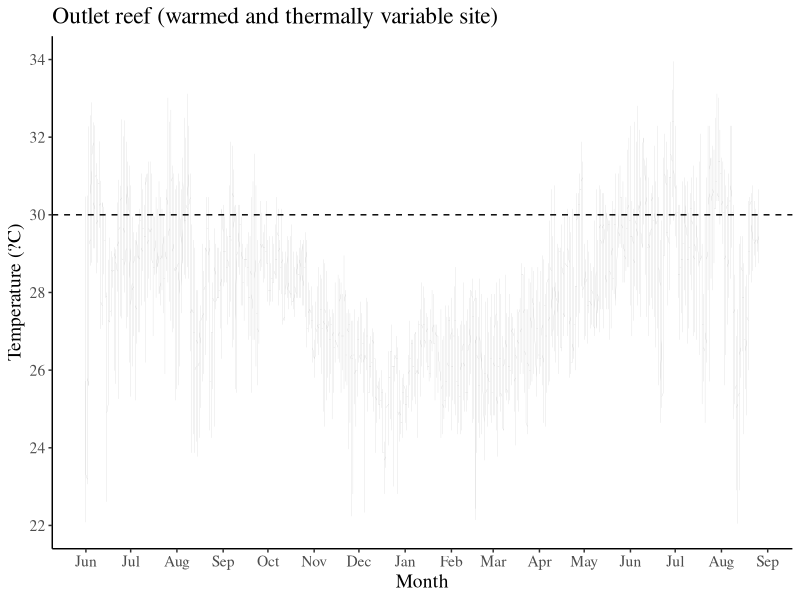
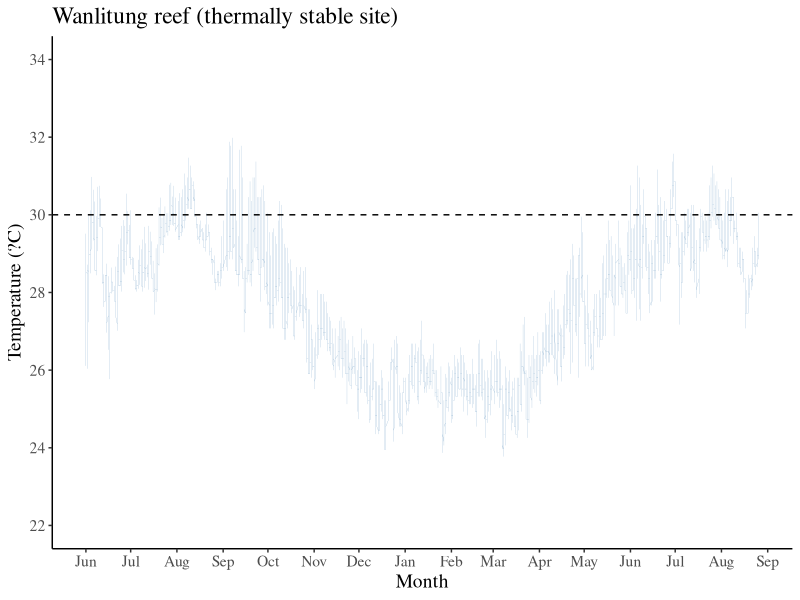
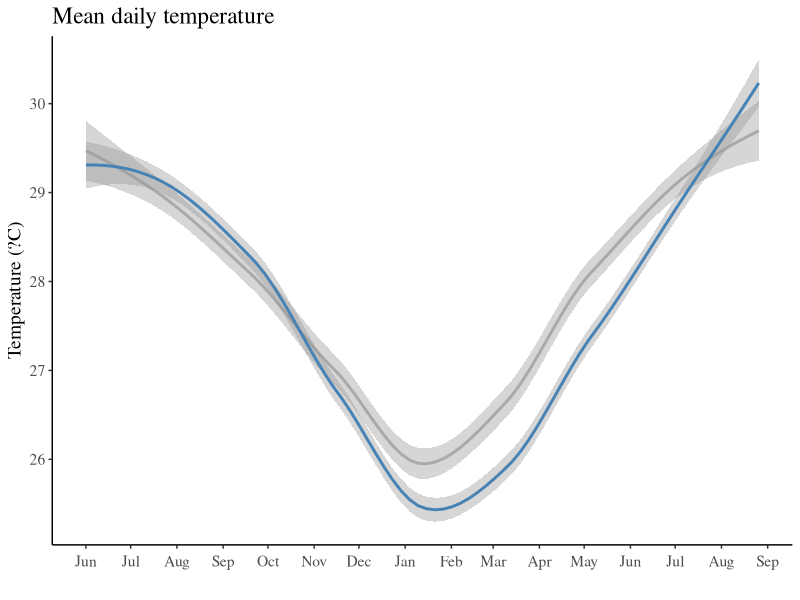
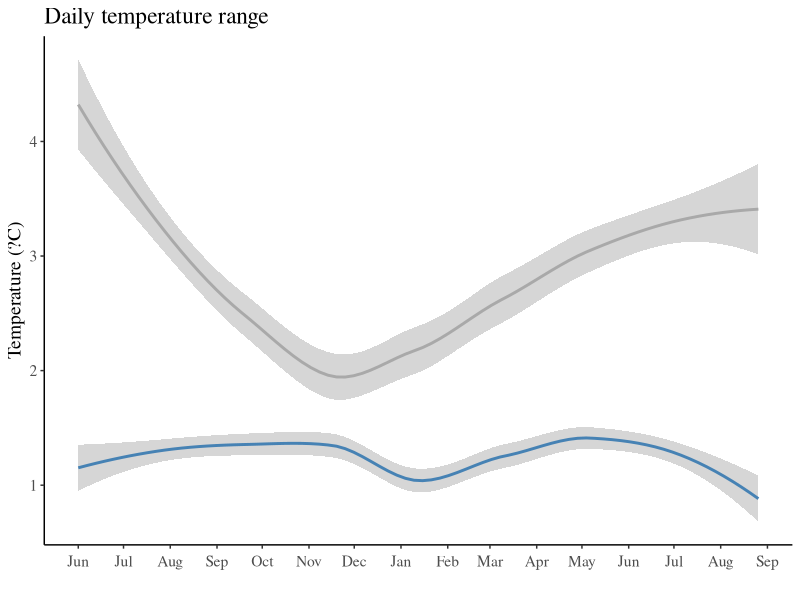
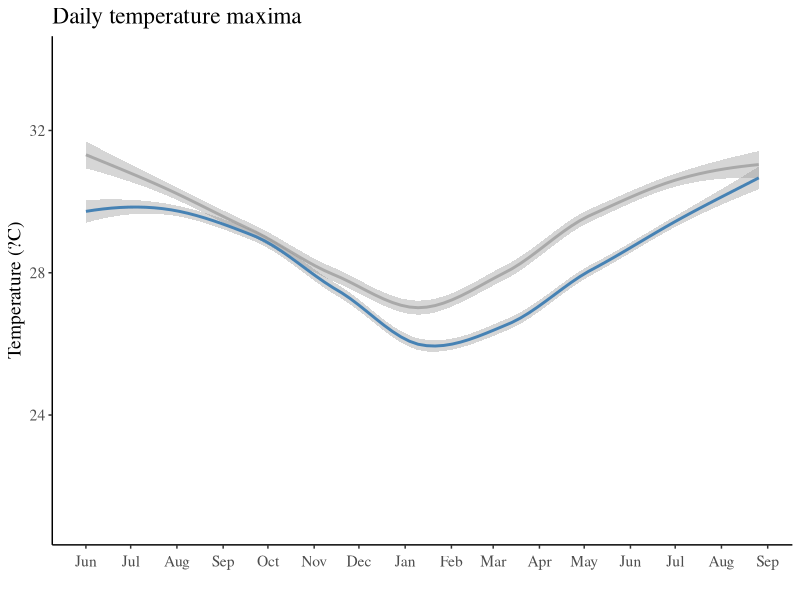
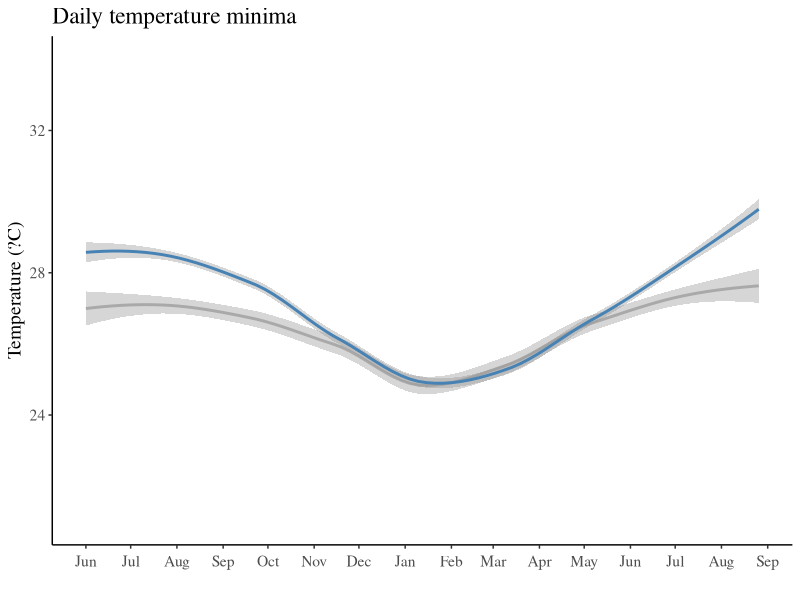
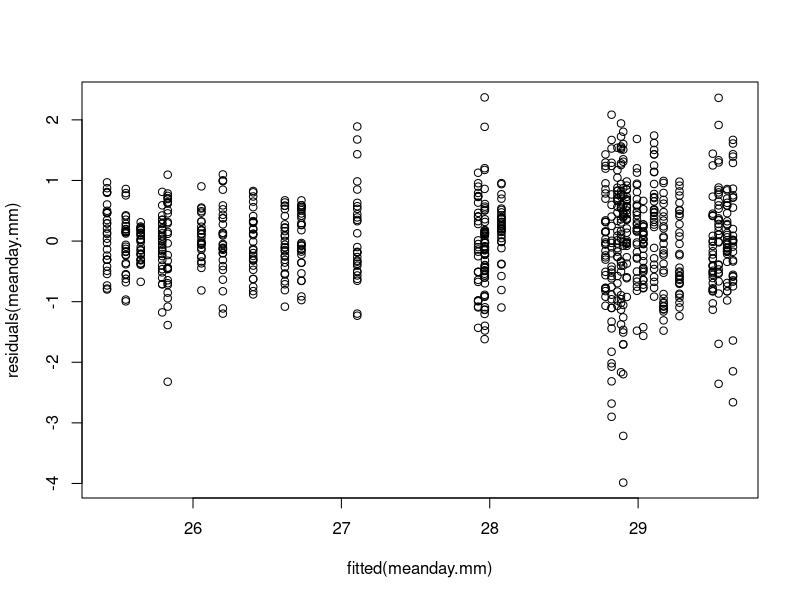
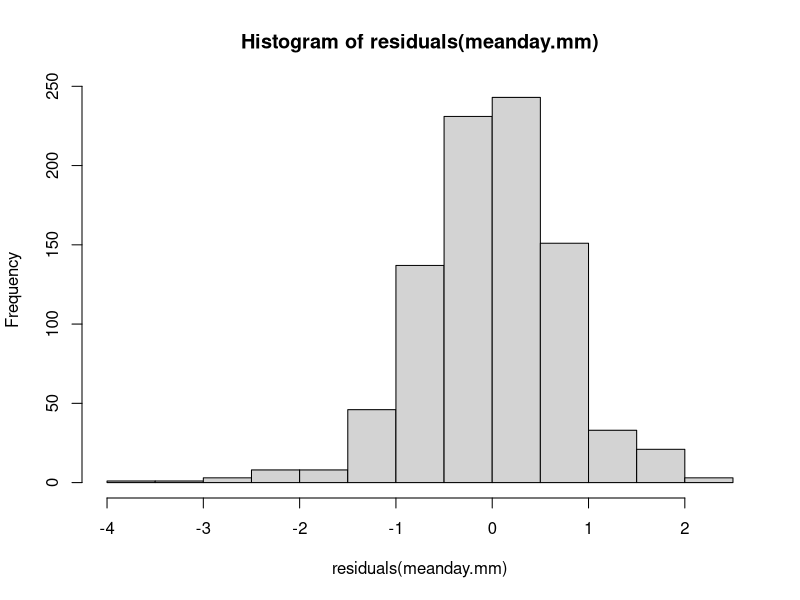

Source code (R) for these figures, in order:
#_________________________________________________________________________________________#
#Peer J manuscript submission

#"Baseline dynamics of Symbiodiniaceae genera and photochemical 
#efficiency in corals from reefs with different thermal histories"

#McRae et al. 
#submitted November 2022

#Contact information: 
#Dr. Crystal J. McRae 
#crystal.j.mcrae@gmail.com


#Species abbreviations:
#PA = Pocillopora acuta
#AN = Acropora nana
#PL = Porites lutea

#Site abbreviations:
#WT = Wanlitung reef
#OT = Outlet reef
#_________________________________________________________________________________________#


#clear workspace
rm(list = ls())


####___________####

####<TEMPERATURE>####

####1) Libraries####

library(tidyverse)
library(lubridate)
library(lme4)
library(lmerTest)
library(emmeans)
library(car)

####2) Data####

raw_temp <- read_csv("TEMP.csv")


#class check & organize the data

#Separate month, day, hour, and minute
TEMPDATA <-
  raw_temp %>%
  mutate(Date_Time = mdy_hm(raw_temp$DATETIME)) %>% 
  mutate(year= year(Date_Time), 
         month = month(Date_Time),
         day = day(Date_Time), 
         hour = hour(Date_Time), 
         minute = minute(Date_Time))

#Define seasons
DATA <-
  TEMPDATA%>%
  mutate(month_conversion = ifelse(year== 2018, -5, 7))%>%
  mutate(MONTHID = month + month_conversion)%>%
  mutate(
    season = case_when(
      MONTHID %in% 10:12 ~ "spring",
      MONTHID %in%  4:6  ~ "fall",
      MONTHID %in%  7:9  ~ "winter",
      MONTHID %in%  13:15  ~ "ssummer",
      TRUE ~ "summer"))


#create separate date column for plotting
DATA <- tidyr::separate(DATA, 'DATETIME',
                        into = c('date', 'time'),
                        sep= ' ')


DATA$date <- as.Date (DATA$date,"%m/%d/%Y")
DATA$SITE <- as.factor (DATA$SITE)
DATA$month <- as.integer (DATA$month)
DATA$MONTHID <- as.integer (DATA$MONTHID)
DATA$season <- as.factor (DATA$season)

str(DATA)
summary(DATA)
head(DATA)


#Monthly summaries

month_sum <-
  DATA%>%
  group_by(month, SITE, year)%>%
  summarise(TEMP_mean = mean(TEMP), TEMP_sd =sd(TEMP))

month_var <-
  DATA%>%
  group_by(month, SITE, year)%>%
  summarise(TEMP_max = max(TEMP), TEMP_min =min(TEMP))


#Daily summaries

day_sum <-
  DATA%>%
  group_by(date, SITE, month, year, season, MONTHID)%>%
  summarise(TEMP_mean = mean(TEMP), TEMP_sd =sd(TEMP), TEMP_max=max(TEMP), TEMP_min = min(TEMP))%>%
  mutate(day_range = TEMP_max - TEMP_min)

#Average of daily values
day_sum_short<-
  day_sum%>%
  group_by(month, year, SITE, season, MONTHID)%>%
  summarise(day_range = mean(day_range), meanday_max =mean (TEMP_max), meanday_min = mean(TEMP_min), meanday = mean(TEMP_mean), meanday_sd = mean(TEMP_sd))




####3) Plots####

#first make subsets for each site

OT_TEMP <-
  DATA%>%
  filter(SITE =="OT")

head(OT_TEMP)
tail(OT_TEMP)

WT_TEMP <-
  DATA%>%
  filter(SITE =="WT")

head(WT_TEMP)
tail(WT_TEMP)



####*Outlet_10min data####

OT_plot <- ggplot(data=OT_TEMP, 
                  aes(x=date, y=TEMP)) +
  geom_line(size=0.05, colour='darkgrey')+
  theme_classic()+
  theme(text=element_text(size=14,  family="serif"))+
  geom_hline(yintercept=30, linetype="dashed", 
             color = "black", size=0.5)+
  scale_x_date(date_labels="%b",date_breaks  ="1 month")+
  scale_y_continuous(limits=c(22, 34), breaks=c(22, 24, 26, 28, 30, 32, 34))+
  labs(title="Outlet reef (warmed and thermally variable site)", y="Temperature (?C)", x="Month")

OT_plot 


####*Wanlitung_10min data####

WT_plot <- ggplot(data=WT_TEMP, 
                  aes(x=date, y=TEMP)) +
  geom_line(size=0.05, colour='steelblue')+
  theme_classic()+
  theme(text=element_text(size=14,  family="serif"))+
  geom_hline(yintercept=30, linetype="dashed", 
             color = "black", size=0.5)+
  scale_x_date(date_labels="%b",date_breaks  ="1 month")+
  scale_y_continuous(limits=c(22, 34), breaks=c(22, 24, 26, 28, 30, 32, 34))+
  labs(title="Wanlitung reef (thermally stable site)", y="Temperature (?C)", x="Month")

WT_plot 



####*daily mean####
daymean_plot <- 
  ggplot(data=day_sum, aes(x=date, y=TEMP_mean, colour=SITE)) +
  geom_smooth()+
  theme_bw()+
  scale_color_manual(values=c("darkgrey", "steelblue")) + theme_classic()+
  theme(axis.text.x = element_text(angle=0, margin = margin(t=5, r=50)))+
  scale_x_date(date_labels="%b",date_breaks  ="1 month")+
  labs(title="Mean daily temperature", y="Temperature (?C)", x="")+
  theme(text=element_text(size=14,  family="serif"))

daymean_plot +   theme(legend.position = "none")


#####*daily range####

daymean_range_plot <- 
  ggplot(data=day_sum, aes(x=date, y=day_range, colour=SITE)) +
  geom_smooth()+
  theme_bw()+
  scale_color_manual(values=c("darkgrey", "steelblue")) + theme_classic()+
  theme(axis.text.x = element_text(angle=0, margin = margin(t=5, r=50)))+
  scale_x_date(date_labels="%b",date_breaks  ="1 month")+
  labs(title="Daily temperature range", y="Temperature (?C)", x="")+
  theme(text=element_text(size=14,  family="serif"))

daymean_range_plot  + theme(legend.position = "none")


#####*mean daily_max####
daymean_max_plot <- 
  ggplot(data=day_sum, aes(x=date, y=TEMP_max, colour=SITE)) +
  geom_smooth()+
  theme_bw()+
  scale_y_continuous(limits=c(21, 34), breaks=c(24, 28, 32))+
  scale_color_manual(values=c("darkgrey", "steelblue")) + theme_classic()+
  theme(axis.text.x = element_text(angle=0, margin = margin(t=5, r=50)))+
  scale_x_date(date_labels="%b",date_breaks  ="1 month")+
  labs(title="Daily temperature maxima", y="Temperature (?C)", x="")+
  theme(text=element_text(size=14,  family="serif"))

daymean_max_plot + theme(legend.position = "none")



####*mean daily_min####
daymean_min_plot <- 
  ggplot(data=day_sum, aes(x=date, y=TEMP_min, colour=SITE)) +
  geom_smooth()+
  theme_bw()+
  scale_y_continuous(limits=c(21, 34), breaks=c(24, 28, 32))+
  scale_color_manual(values=c("darkgrey", "steelblue")) + theme_classic()+
  theme(axis.text.x = element_text(angle=0, margin = margin(t=5, r=50)))+
  scale_x_date(date_labels="%b",date_breaks  ="1 month")+
  labs(title="Daily temperature minima", y="Temperature (?C)", x="")+
  theme(text=element_text(size=14,  family="serif"))

daymean_min_plot + theme(legend.position = "none")



####4) Analysis####

####*site: mean sd####

#OT
OT.meansd<-
  OT_TEMP%>%
  summarise(mean.ot = mean(TEMP), sd.ot = sd(TEMP))

OT.meansd

#WT
WT.meansd<-
  WT_TEMP%>%
  summarise(mean.wt = mean(TEMP), sd.wt = sd(TEMP))

WT.meansd


####*daily mean mixed model####

meanday.mm <- 
  lmer(TEMP_mean~SITE*season + (1|MONTHID), data=day_sum)

summary(meanday.mm)


#check assumptions
plot(fitted(meanday.mm),residuals(meanday.mm))
hist(residuals(meanday.mm ))
qqnorm(residuals(meanday.mm ))
vif(meanday.mm)


#ACF 
acf(residuals(meanday.mm))


#posthoc
emmeans(meanday.mm, pairwise~SITE*season)


####*daily mean linear model####
#just to take a look at ACF if month is not used as a random effect

my_lm <- 
  lm(TEMP_mean~SITE*season, data=day_sum)

summary(my_lm)


#check assumptions
plot(fitted(my_lm),residuals(my_lm))
hist(residuals(my_lm))
qqnorm(residuals(meanday.mm ))
vif(my_lm)

#ACF 
acf(residuals(my_lm))



####*daily range mixed model####

dayrange.mm <- 
  lmer(day_range~SITE*season + (1|MONTHID), data=day_sum)

summary(dayrange.mm)

#check assumptions
plot(fitted(dayrange.mm),residuals(dayrange.mm))
hist(residuals(dayrange.mm))
qqnorm(residuals(dayrange.mm))
vif(dayrange.mm)

#ACF 
acf(residuals(dayrange.mm))


#posthoc
emmeans(dayrange.mm, pairwise~SITE*season)


####*daily max mixed model####

daymax.mm <- 
  lmer(TEMP_max~SITE*season + (1|MONTHID), data=day_sum)

summary(daymax.mm)

#check assumptions
plot(fitted(daymax.mm),residuals(daymax.mm))
hist(residuals(daymax.mm))
qqnorm(residuals(daymax.mm))
vif(daymax.mm)

#ACF 
acf(residuals(daymax.mm))


#posthoc
emmeans(daymax.mm, pairwise~SITE*season)


####*daily min mixed model####

daymin <- 
  lmer(TEMP_min~SITE*season + (1|MONTHID), data=day_sum)

summary(daymin)


#check assumptions
plot(fitted(daymin),residuals(daymin))
hist(residuals(daymin))
qqnorm(residuals(daymin))
vif(daymin)

#ACF 
acf(residuals(daymin))


#posthoc
emmeans(daymin, pairwise~SITE*season)


####___________####

####<NUTRIENTS>#####

####1) Libraries####

library(tidyverse)
library(car)

####2) Data####

NUT_data <- read_csv("NUT.csv")

#class check
NUT_data$Date <- as.Date(NUT_data$Date)
NUT_data$Site <- as.factor(NUT_data$Site)

summary(NUT_data)
head(NUT_data)

#WT subset

NUT_WT <-
  NUT_data%>%
  filter(Site =='WT')


#OT subset

NUT_OT <-
  NUT_data%>%
  filter(Site =='OT')


####3) Plots####

boxplot(BOD5~Site, data=NUT_data)
boxplot(NO3N~Site, data=NUT_data)
boxplot(NO2N~Site, data=NUT_data)
boxplot(NH3N~Site, data=NUT_data)
boxplot(PO4P~Site, data=NUT_data)


####4) Analysis####

####*B0D5####

#test for normality
hist(NUT_OT$BOD5)
shapiro.test(NUT_OT$BOD5)


hist(NUT_WT$BOD5)
shapiro.test(NUT_WT$BOD5)


#test for equal variance
leveneTest(BOD5~Site, data=NUT_data)

#test for difference between sites
wilcox.test(BOD5~Site, data=NUT_data)



####*NO2####


#test for normality
hist(NUT_OT$NO2N)
shapiro.test(NUT_OT$NO2N)


hist(NUT_WT$NO2N)
shapiro.test(NUT_WT$NO2N)

#test for equal variance
leveneTest(NO2N~Site, data=NUT_data)

#test for difference between sites
wilcox.test(NO2N~Site, data=NUT_data)



####*NO3####


#test for normality
hist(NUT_OT$NO3N)
shapiro.test(NUT_OT$NO3N)


hist(NUT_WT$NO3N)
shapiro.test(NUT_WT$NO3N)

#test for equal variance
leveneTest(NO3N~Site, data=NUT_data)

#test for difference between sites
t.test(NO3N~Site, data=NUT_data, var.equal=TRUE)



####*NH3####


#test for normality
hist(NUT_OT$NH3N)
shapiro.test(NUT_OT$NH3N)


hist(NUT_WT$NH3N)
shapiro.test(NUT_WT$NH3N)

#test for equal variance
leveneTest(NH3N~Site, data=NUT_data)


#test for difference between sites
wilcox.test(NH3N~Site, data=NUT_data)


####*PO4####


#test for normality
hist(NUT_OT$PO4P)
shapiro.test(NUT_OT$PO4P)


hist(NUT_WT$PO4P)
shapiro.test(NUT_WT$PO4P)

#test for equal variance
leveneTest(PO4P~Site, data=NUT_data)

#test for difference between sites
wilcox.test(PO4P~Site, data=NUT_data)


#Mean and sd
NUT_summary <-
  NUT_data%>%
  group_by(Site)%>%
  summarise(BOD5.mean = mean(BOD5), BOD5.sd = sd(BOD5), 
            NO2N.mean = mean(NO2N), NO2N.sd = sd(NO2N), 
            NO3N.mean = mean(NO3N), NO3N.sd = sd(NO3N),
            NH3N.mean = mean(NH3N), NH3N.sd = sd(NH3N),
            PO4P.mean = mean(PO4P), PO4P.sd = sd(PO4P))

NUT_summary


####___________####

####<FV/FM>####

####1) Libraries####

library(tidyverse)
library(lme4)
library(lmerTest)
library(emmeans)
library(car)


####2) Data####

#All species and sites
FVFM_ALL <- read_csv("FVFM.ALL.csv")

#PA subset
FVFM_PA <-
  FVFM_ALL%>%
  filter(SPECIES =='PA')

#AN subset
FVFM_AN <-
  FVFM_ALL%>%
  filter(SPECIES =='AN')

#PL subset
FVFM_PL <-
  FVFM_ALL%>%
  filter(SPECIES =='PL')


#all class check

#FVFM_ALL
FVFM_ALL$COL.ID <- as.factor (FVFM_ALL$COL.ID)
FVFM_ALL$SEASON <- as.factor (FVFM_ALL$SEASON)
FVFM_ALL$SITE <- as.factor (FVFM_ALL$SITE) 
FVFM_ALL$SUBSET <- as.factor (FVFM_ALL$SUBSET)
FVFM_ALL$FVFM<- as.numeric (FVFM_ALL$FVFM)
FVFM_ALL$SPECIES <-as.factor(FVFM_ALL$SPECIES)

summary(FVFM_ALL)
str(FVFM_ALL)
head(FVFM_ALL)


#subset class checks

#FVFM_PA
FVFM_PA$COL.ID <- as.factor (FVFM_PA$COL.ID)
FVFM_PA$SEASON <- as.factor (FVFM_PA$SEASON)
FVFM_PA$SITE <- as.factor (FVFM_PA$SITE) 
FVFM_PA$SUBSET <- as.factor (FVFM_PA$SUBSET)
FVFM_PA$FVFM<- as.numeric (FVFM_PA$FVFM)
FVFM_PA$SPECIES <-as.factor(FVFM_PA$SPECIES)

summary(FVFM_PA)
str(FVFM_PA)
head(FVFM_PA)


#FVFM_AN
FVFM_AN$COL.ID <- as.factor (FVFM_AN$COL.ID)
FVFM_AN$SEASON <- as.factor (FVFM_AN$SEASON)
FVFM_AN$SITE <- as.factor (FVFM_AN$SITE) 
FVFM_AN$SUBSET <- as.factor (FVFM_AN$SUBSET)
FVFM_AN$FVFM<- as.numeric (FVFM_AN$FVFM)
FVFM_AN$SPECIES <-as.factor(FVFM_AN$SPECIES)

summary(FVFM_AN)
str(FVFM_AN)
head(FVFM_AN)


#FVFM_PL
FVFM_PL$COL.ID <- as.factor (FVFM_PL$COL.ID)
FVFM_PL$SEASON <- as.factor (FVFM_PL$SEASON)
FVFM_PL$SITE <- as.factor (FVFM_PL$SITE) 
FVFM_PL$SUBSET <- as.factor (FVFM_PL$SUBSET)
FVFM_PL$FVFM<- as.numeric (FVFM_PL$FVFM)
FVFM_PL$SPECIES <-as.factor(FVFM_PL$SPECIES)

summary(FVFM_PL)
str(FVFM_PL)
head(FVFM_PL)



####3) Plots####

PA_plot<-
  ggplot(data=FVFM_PA, aes(x=SEASON, y=FVFM, fill=SITE)) + 
  geom_boxplot(outlier.shape = NA) + 
  geom_point(aes(group = SITE, fill=SITE), 
             position = position_jitterdodge(jitter.width = 0.15, dodge.width = 0.75), 
             size=1.5) +
  scale_shape_manual(values = c(1, 16)) +
  scale_y_continuous(limits=c(0.4, 0.85), breaks=c(.4, .45,.5,.55, .6,.65, .7,.75, .8, .85))+
  scale_fill_manual(breaks = c("Outlet", "Wanlitung"), 
                    values=c("snow4", "steelblue")) + theme_classic()+
  labs(y = "Maximum quantum yeild (Fv/Fm)", x="Season", title="PA")+
  theme(text=element_text(size=14,  family="sans"))

PA_plot + theme(legend.position = "none")


AN_plot<-
  ggplot(data=FVFM_AN, aes(x=SEASON, y=FVFM, fill=SITE)) + 
  geom_boxplot(outlier.shape = NA) + 
  geom_point(aes(group = SITE, fill=SITE), 
             position = position_jitterdodge(jitter.width = 0.15, dodge.width = 0.75), 
             size=1.5) +
  scale_shape_manual(values = c(1, 16)) +
  scale_y_continuous(limits=c(0.4, 0.85), breaks=c(.4, .45,.5,.55, .6,.65, .7,.75, .8, .85))+
  scale_fill_manual(breaks = c("Outlet", "Wanlitung"), 
                    values=c("snow4", "steelblue")) + theme_classic()+
  labs(y = "Maximum quantum yeild (Fv/Fm)", x="Season", title="AN")+
  theme(text=element_text(size=14,  family="sans"))

AN_plot + theme(legend.position = "none")


PL_plot<-
  ggplot(data=FVFM_PL, aes(x=SEASON, y=FVFM, fill=SITE)) + 
  geom_boxplot(outlier.shape = NA) + 
  geom_point(aes(group = SITE, fill=SITE), 
             position = position_jitterdodge(jitter.width = 0.15, dodge.width = 0.75), 
             size=1.5) +
  scale_shape_manual(values = c(1, 16)) +
  scale_y_continuous(limits=c(0.4, 0.85), breaks=c(.4, .45,.5,.55, .6,.65, .7,.75, .8, .85))+
  scale_fill_manual(breaks = c("Outlet", "Wanlitung"), 
                    values=c("snow4", "steelblue")) + theme_classic()+
  labs(y = "Maximum quantum yeild (Fv/Fm)", x="Season", title="PL")+
  theme(text=element_text(size=14,  family="sans"))

PL_plot + theme(legend.position = "none")




####4) Analysis####


#mixed model
ALL.FVFMint <- lmer(FVFM ~ SITE * SEASON * SPECIES + (1|COL.ID), data=FVFM_ALL)
summary(ALL.FVFMint)

#check assumptions
plot(fitted(ALL.FVFMint),residuals(ALL.FVFMint))
hist(residuals(ALL.FVFMint))
qqnorm(residuals(ALL.FVFMint))
vif(ALL.FVFMint)


#post hoc

#comparing site differences for each species across seasons
FVFM_posthoc1 <- emmeans(ALL.FVFMint, pairwise~SITE | SPECIES | SEASON)
FVFM_posthoc1

#comparing species differences for each site across seasons
FVFM_posthoc2 <- emmeans(ALL.FVFMint, pairwise~SPECIES | SEASON | SITE)
FVFM_posthoc2

#comparing seasonal differences for each site across seasons
FVFM_posthoc3 <- emmeans(ALL.FVFMint, pairwise~ SEASON | SPECIES | SITE)
FVFM_posthoc3



####___________####

####<SYM_FV/FM>####


####1) Libraries####

library(tidyverse)
library(lme4)
library(lmerTest)
library(emmeans)
library(car)


####2) Data####


sym_fvfm <- read_csv("sym_fvfm.csv")

#class check
summary(sym_fvfm)

sym_fvfm$GENUS <-as.factor(sym_fvfm$GENUS)
sym_fvfm$SEASON <-as.factor(sym_fvfm$SEASON)
sym_fvfm$SPECIES <-as.factor(sym_fvfm$SPECIES)
sym_fvfm$SITE <-as.factor(sym_fvfm$SITE)

summary(sym_fvfm)
head(sym_fvfm)

####3) Plots####

DATA_NO.NA <- na.omit(sym_fvfm) 

#set order for x axis
DATA_NO.NA$GENUS <- factor(DATA_NO.NA$GENUS, 
                                      levels=c("C", "CD", "DC", "D"))

sym_fvfm.plot <- ggplot(DATA_NO.NA,aes(x=GENUS,y=FVFM, fill=SPECIES))+
  geom_jitter(aes(colour=SITE, shape = SPECIES), size=3, width=0.2)+
  scale_colour_manual(breaks = c("Outlet", "Wanlitung"), 
                      values=c("darkgrey", "steelblue"))+
  theme(text=element_text(size=14,  family="serif"))+
  theme_classic()


sym_fvfm.plot

sym_fvfm.plot + theme(legend.position = "none")


####4) Analysis####

#mixed model
fvfm_genus <- lmer(FVFM ~ GENUS + (1|COL.ID) + (1|SEASON), data=DATA_NO.NA)
summary(fvfm_genus)

#check assumptions
plot(fitted(fvfm_genus),residuals(fvfm_genus))
hist(residuals(fvfm_genus))
qqnorm(residuals(fvfm_genus))


#posthoc
fvfm_genus_posthoc <- emmeans(fvfm_genus, pairwise~GENUS)
fvfm_genus_posthoc

#mean and sd

sym_genus_summary <-
  DATA_NO.NA %>%
  group_by(GENUS)%>%
  summarise(mean = mean(FVFM), sd= sd(FVFM))

sym_genus_summary


####___________####

####<SYM>####

####1) Libraries####

library(tidyverse)

####2) Data####

SYM_PA <- read_csv("PA_SYM.csv")
SYM_AN <- read_csv("AN_SYM.csv")
SYM_PL <- read_csv("PL_SYM.csv")


#Class checks

#PA
SYM_PA$SEASON <- as.factor(SYM_PA$SEASON)
SYM_PA$GENUS <- as.factor(SYM_PA$GENUS)

#AN
SYM_AN$SEASON <- as.factor(SYM_AN$SEASON)
SYM_AN$GENUS <- as.factor(SYM_AN$GENUS)


#PL
SYM_PL$SEASON <- as.factor(SYM_PL$SEASON)
SYM_PL$GENUS <- as.factor(SYM_PL$GENUS)



####3) Plots####

####*PA####

PA.sym.plot <-
  ggplot(SYM_PA, aes(y=PROP, x=SEASON, fill=GENUS)) + 
  geom_bar(position="fill", stat="identity")+
  facet_wrap(~SITE)+
  labs(y = "Proportion of colonies", x="", title ="PA")+
  theme(text=element_text(size=14,  family="serif"))+
  theme_bw()

col_list<-c("snow3", "snow4", "black") 

PA.sym.plot + 
  scale_colour_manual(values = col_list) +
  scale_fill_manual(values = col_list)+
  theme(legend.position = "none")



####*AN####

AN.sym.plot <-
  ggplot(SYM_AN, aes(y=PROP, x=SEASON, fill=GENUS)) + 
  geom_bar(position="fill", stat="identity")+
  facet_wrap(~SITE)+
  labs(y = "Proportion of colonies", x="", title ="AN")+
  theme(text=element_text(size=14,  family="serif"))+
  theme_bw()

col_list<-c("snow3", "snow4", "black") 

AN.sym.plot + 
  scale_colour_manual(values = col_list) +
  scale_fill_manual(values = col_list)+
  theme(legend.position = "none")


####*PL####

PL.sym.plot <-
  ggplot(SYM_PL, aes(y=PROP, x=SEASON, fill=GENUS)) + 
  geom_bar(position="fill", stat="identity")+
  facet_wrap(~SITE)+
  labs(y = "Proportion of colonies", x="", title ="PL")+
  theme(text=element_text(size=14,  family="serif"))+
  theme_bw()

col_list<-c("snow3", "snow4", "black") 

PL.sym.plot + 
  scale_colour_manual(values = col_list) +
  scale_fill_manual(values = col_list)+
  theme(legend.position = "none")



####_____END______####
